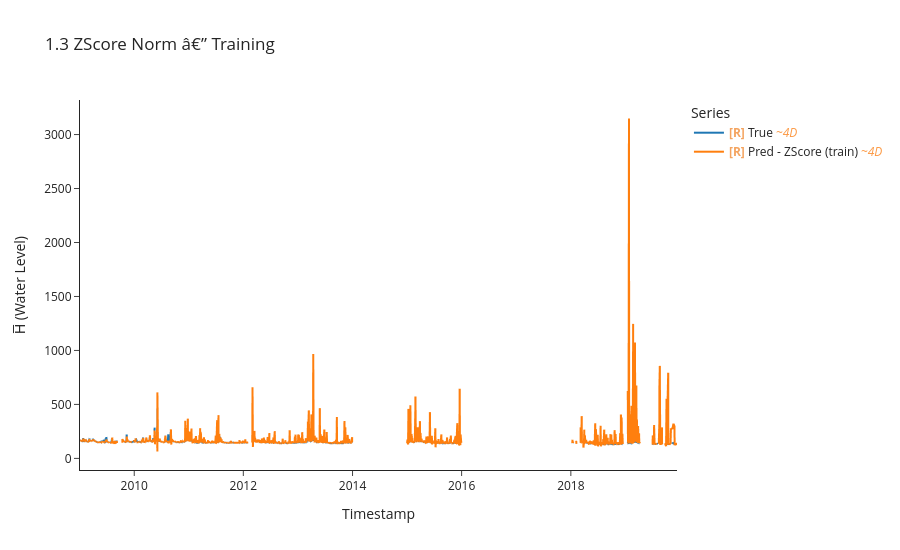

The notebook cell saved with this chart:
### Markdown cell above
## 1.3: ZScore Normalization + Adam

### Code cell
torch.manual_seed(42)

train_ds_zscore = uf.ZScoreNormTimeSeriesDataset(x_train, y_train, H_BAR_INDEX)
test_ds_zscore  = uf.ZScoreNormTimeSeriesDataset(x_test,  y_test,  H_BAR_INDEX)

model_zs, opt_zs, crit_zs = build_mlp(LOOKBACK * N_FEATURES, HORIZON)

y_tr_zs, y_pr_zs, idx_zs, losses_zs = uf.train_model_online(
    model_zs, opt_zs, crit_zs,
    train_ds_zscore, train_df,
    LOOKBACK, HORIZON, BATCH_SIZE,
)

uf.calculate_metrics_and_plot(
    {"ZScore (train)": (y_tr_zs, y_pr_zs, idx_zs)},
    plot_title="1.3 ZScore Norm â€” Training",
    export_metrics=True, export_html=True,
    export_file_name="results/training/online/p1_zscore",
)

### Figure 1 — Plotly figure (JSON) as saved in the notebook; plotly's stock layout.template omitted (floating-point values rounded to 4 significant figures; data arrays with more than 128 entries replaced by an {"elided": "..."} marker saying what was removed)
{"data": [{"hovertemplate": "Legend=True<br>Timestamp=%{x}<br>H̅ (Water Level)=%{y}<extra></extra>", "legendgroup": "True", "line": {"color": "#1f77b4", "dash": "solid", "width": 2}, "marker": {"symbol": "circle"}, "mode": "lines", "name": "<b style=\"color:sandybrown\">[R]</b> True <i style=\"color:#fc9944\">~4D</i>", "showlegend": true, "type": "scattergl", "uid": "1b6bbb17-f33c-4b6e-91a0-edf3d92b9f74", "x": {"elided": "1011 str values"}, "xaxis": "x", "y": {"elided": "1011 float values"}, "yaxis": "y"}, {"hovertemplate": "Legend=Pred - ZScore (train)<br>Timestamp=%{x}<br>H̅ (Water Level)=%{y}<extra></extra>", "legendgroup": "Pred - ZScore (train)", "line": {"color": "#ff7f0e", "dash": "solid", "width": 2}, "marker": {"symbol": "circle"}, "mode": "lines", "name": "<b style=\"color:sandybrown\">[R]</b> Pred - ZScore (train) <i style=\"color:#fc9944\">~4D</i>", "showlegend": true, "type": "scattergl", "uid": "beaa06aa-572c-48b4-a6da-801bdcf7517d", "x": {"elided": "1012 str values"}, "xaxis": "x", "y": {"elided": "1012 float values"}, "yaxis": "y"}], "layout": {"height": 550, "legend": {"title": {"text": "Series"}, "tracegroupgap": 0}, "title": {"text": "1.3 ZScore Norm â€” Training"}, "xaxis": {"anchor": "y", "domain": [0, 1], "title": {"text": "Timestamp"}}, "yaxis": {"anchor": "x", "domain": [0, 1], "title": {"text": "H̅ (Water Level)"}}}}
